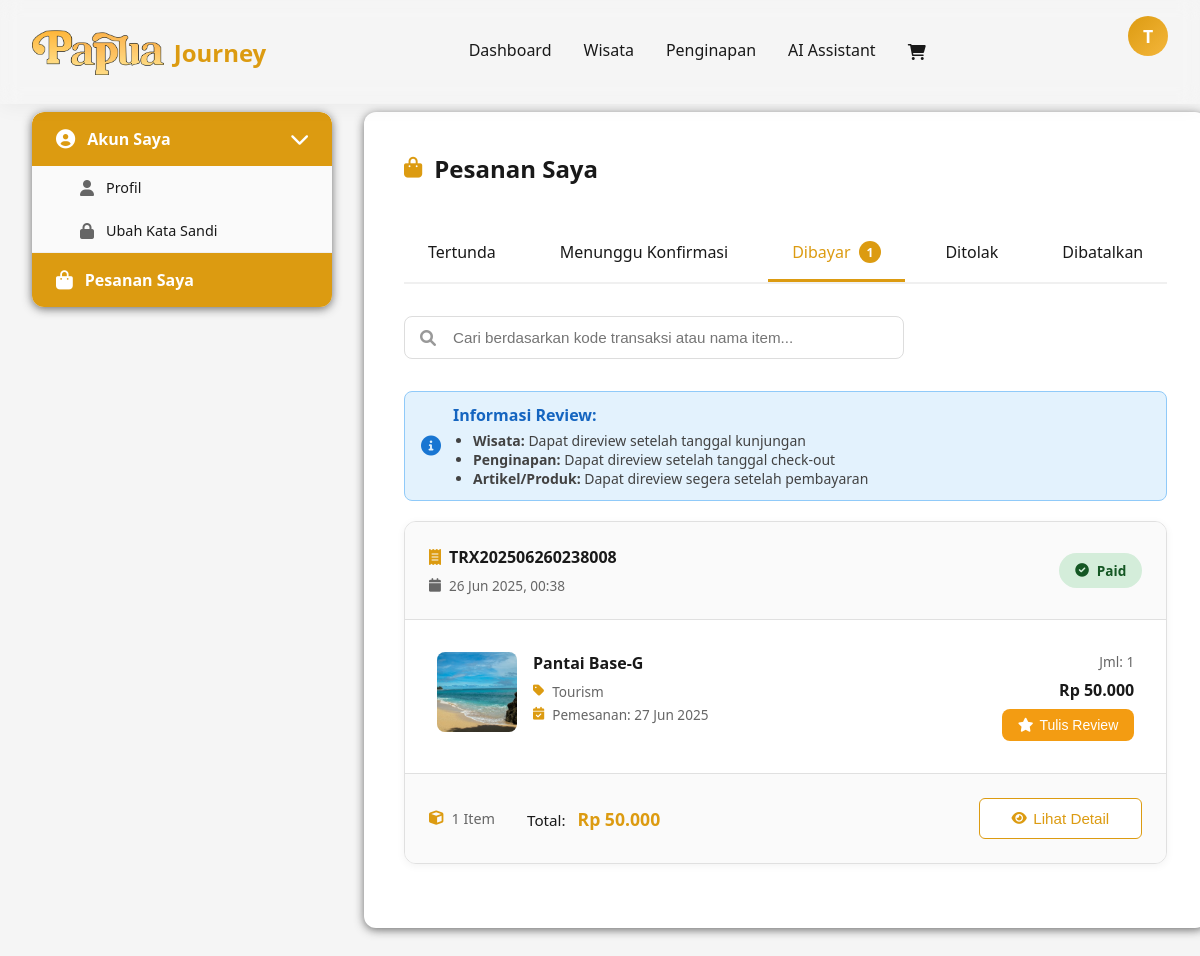
Before: /users/account/my_orders.php?tab=paid (signed in) with the older database file.
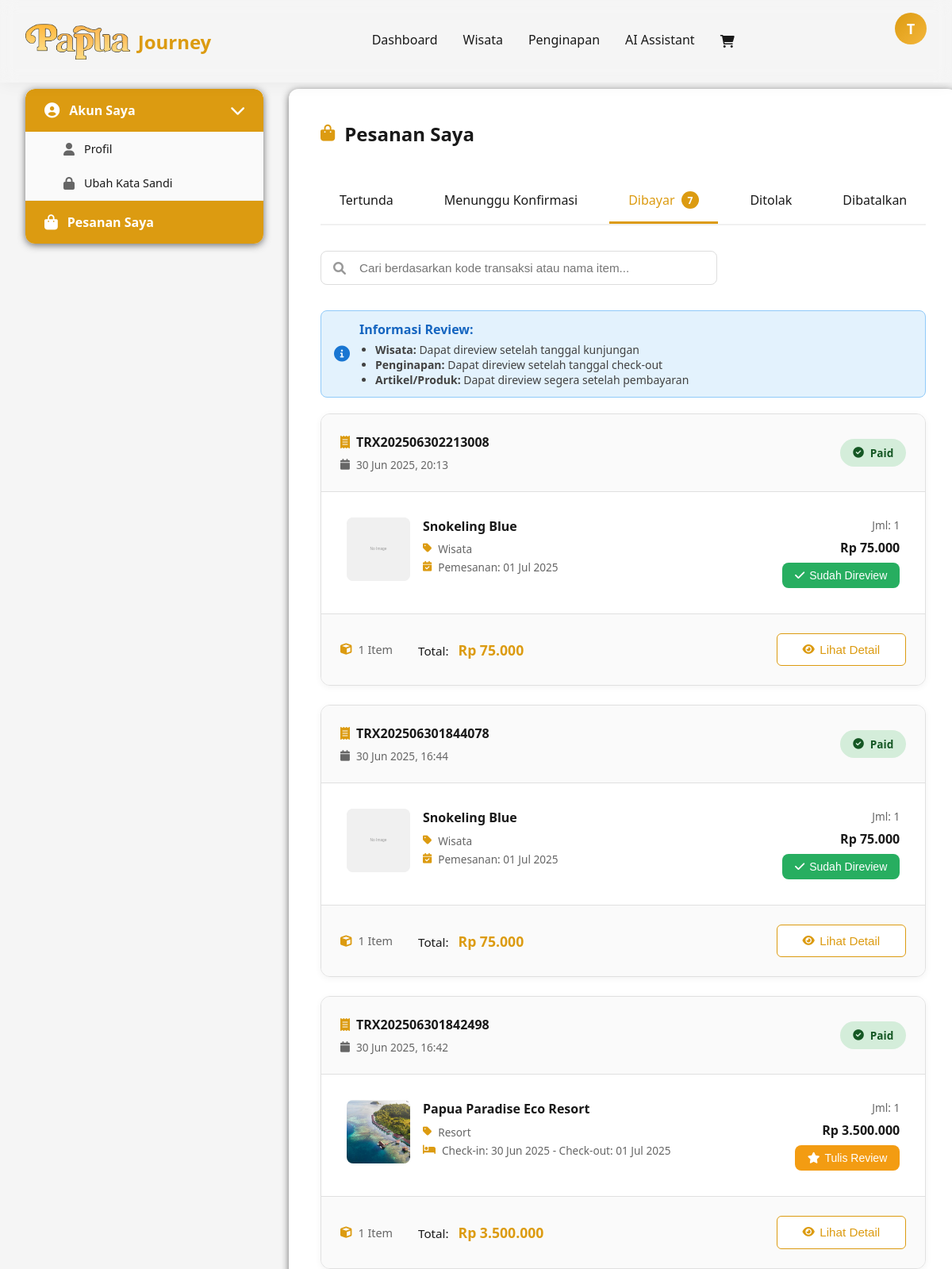
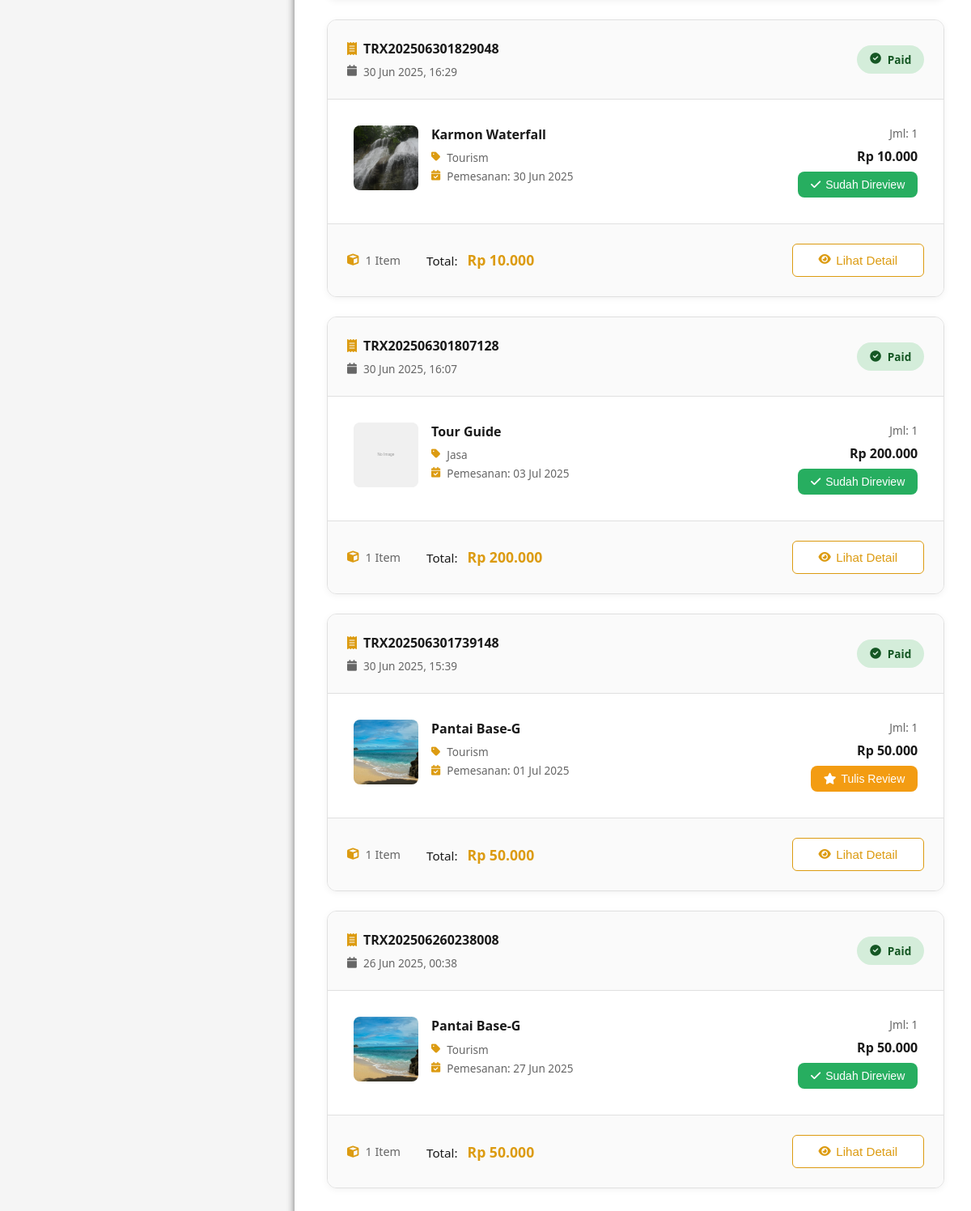
After: the same page with the newer database file (2 pictures, top to bottom).
### tables this page shows
CREATE TABLE `transaksi` (
  `id` int(11) NOT NULL,
  `user_id` int(11) NOT NULL,
  `transaction_code` varchar(20) NOT NULL,
  `total_amount` decimal(10,2) NOT NULL,
  `payment_status` enum('pending','awaiting_confirmation','paid','rejected','cancelled') DEFAULT 'pending',
  `payment_method` varchar(50) DEFAULT NULL,
  `payment_proof` varchar(255) DEFAULT NULL,
  `user_payment_date` datetime DEFAULT NULL,
  `payment_confirmed_at` datetime DEFAULT NULL,
  `payment_confirmed_by` int(11) DEFAULT NULL,
  `payment_date` datetime DEFAULT NULL,
  `created_at` timestamp NOT NULL DEFAULT current_timestamp(),
  `updated_at` timestamp NOT NULL DEFAULT current_timestamp() ON UPDATE current_timestamp()
);

CREATE TABLE `transaksi_items` (
  `id` int(11) NOT NULL,
  `transaksi_id` int(11) NOT NULL,
  `item_type` enum('wisata','penginapan','artikel') NOT NULL,
  `item_id` int(11) NOT NULL,
  `item_name` varchar(255) NOT NULL,
  `quantity` int(11) NOT NULL,
  `price_per_unit` decimal(10,2) NOT NULL,
  `subtotal` decimal(10,2) NOT NULL,
  `booking_date` date DEFAULT NULL,
  `checkin_date` date DEFAULT NULL,
  `checkout_date` date DEFAULT NULL,
  `notes` text DEFAULT NULL
);

### users/account/my_orders.php (the view, shortened to what the rows shown need)
<?php
$user_id = $_SESSION['user_id'];
$active_tab = isset($_GET['tab']) ? $_GET['tab'] : 'pending';
function formatPrice($price) {
    return 'Rp ' . number_format($price, 0, ',', '.');
}
function formatDate($date) {
    return date('d M Y, H:i', strtotime($date));
}
function getStatusBadge($status) {
    $badges = [
        'pending' => ['color' => 'warning', 'icon' => 'clock', 'text' => 'Pending'],
        'awaiting_confirmation' => ['color' => 'info', 'icon' => 'hourglass-half', 'text' => 'Awaiting Confirmation'],
        'paid' => ['color' => 'success', 'icon' => 'check-circle', 'text' => 'Paid'],
        'rejected' => ['color' => 'danger', 'icon' => 'times-circle', 'text' => 'Rejected'],
        'cancelled' => ['color' => 'secondary', 'icon' => 'ban', 'text' => 'Cancelled']
    ];
    $badge = $badges[$status] ?? $badges['pending'];
    return sprintf(
        '<span class="status-badge badge-%s"><i class="fas fa-%s"></i> %s</span>',
        $badge['color'],
        $badge['icon'],
        $badge['text']
    );
}
$db = getDbConnection();
$orders_stmt = $db->prepare("
    SELECT
        t.id,
        t.transaction_code,
        t.total_amount,
        t.payment_status,
        t.payment_method,
        t.created_at,
        t.payment_proof,
        t.user_payment_date,
        t.payment_confirmed_at
    FROM transaksi t
    WHERE t.user_id = ? AND t.payment_status = ?
    ORDER BY t.created_at DESC
");
$orders_stmt->bind_param("is", $user_id, $active_tab);
$orders_stmt->execute();
$orders_result = $orders_stmt->get_result();
$orders = [];
while ($order = $orders_result->fetch_assoc()) {
    $items_stmt = $db->prepare("
        SELECT
            ti.*,
            COALESCE(
                ti.item_name,
                CASE
                    WHEN ti.item_type = 'wisata' THEN w.judul
                    WHEN ti.item_type = 'penginapan' THEN p.judul
                    WHEN ti.item_type = 'artikel' THEN a.judul
                END
            ) as item_title,
            CASE
                WHEN ti.item_type = 'wisata' THEN w.photo
                WHEN ti.item_type = 'penginapan' THEN p.photo
                WHEN ti.item_type = 'artikel' THEN a.gambar
            END as item_image,
            CASE
                WHEN ti.item_type = 'wisata' THEN 'Tourism'
                WHEN ti.item_type = 'penginapan' THEN p.tipe
                WHEN ti.item_type = 'artikel' THEN a.kategori
            END as item_category,
            r.id as review_id,
            r.rating as review_rating
        FROM transaksi_items ti
        LEFT JOIN wisata w ON ti.item_type = 'wisata' AND ti.item_id = w.id
        LEFT JOIN penginapan p ON ti.item_type = 'penginapan' AND ti.item_id = p.id
        LEFT JOIN artikel a ON ti.item_type = 'artikel' AND ti.item_id = a.id
        LEFT JOIN reviews r ON r.transaksi_id = ti.transaksi_id
            AND r.item_type = ti.item_type
            AND r.item_id = ti.item_id
            AND r.user_id = ?
        WHERE ti.transaksi_id = ?
    ");
    $items_stmt->bind_param("ii", $user_id, $order['id']);
    $items_stmt->execute();
    $items_result = $items_stmt->get_result();
    $order['items'] = [];
    while ($item = $items_result->fetch_assoc()) {
        $order['items'][] = $item;
    }
    $orders[] = $order;
}
?>
<!DOCTYPE html>
<html lang="id">
<head>
    <link rel="stylesheet" href="my_orders.css">
    <link rel="stylesheet" href="../../assets/css/reviews.css">
    <link href="https://cdnjs.cloudflare.com/ajax/libs/font-awesome/6.0.0/css/all.min.css" rel="stylesheet">
</head>
<body>
    <?php include '../components/navbar.php'; ?>
    <div class="container">
        <div class="account-wrapper">
            <div class="content-area">
                <h2 class="section-title">
                    <i class="fas fa-shopping-bag"></i> Pesanan Saya
                </h2>
                <div class="orders-container" id="ordersContainer">
                    <?php if (empty($orders)): ?>
                        <div class="empty-state">
                            <i class="fas fa-shopping-basket"></i>
                            <h3>Tidak ada pesanan</h3>
                            <p>Anda tidak memiliki pesanan dengan status <?php echo str_replace('_', ' ', $active_tab); ?>.</p>
                            <a href="../wisata/userwisata.php" class="btn btn-primary">
                                <i class="fas fa-shopping-cart"></i><span>Mulai Belanja</span>
                            </a>
                        </div>
                    <?php else: ?>
                        <?php foreach ($orders as $order): ?>
                            <div class="order-card" data-search="<?php echo strtolower($order['transaction_code']); ?>">
                                <div class="order-header">
                                    <div class="order-info">
                                        <div class="transaction-code">
                                            <i class="fas fa-receipt"></i>
                                            <strong><?php echo htmlspecialchars($order['transaction_code']); ?></strong>
                                        </div>
                                        <div class="order-date">
                                            <i class="fas fa-calendar"></i>
                                            <?php echo formatDate($order['created_at']); ?>
                                        </div>
                                    </div>
                                    <div class="order-status">
                                        <?php echo getStatusBadge($order['payment_status']); ?>
                                    </div>
                                </div>
                                <div class="order-items">
                                    <?php foreach ($order['items'] as $item): ?>
                                        <div class="order-item" data-search="<?php echo strtolower($item['item_title'] ?? ''); ?>">
                                            <div class="item-image">
                                                <?php
                                                $image_path = '';
                                                $default_image = '../../assets/images/placeholder.svg';
                                                if ($item['item_type'] == 'wisata' && $item['item_image']) {
                                                    $image_path = '../../uploads/' . $item['item_image'];
                                                } elseif ($item['item_type'] == 'penginapan' && $item['item_image']) {
                                                    $image_path = '../../uploads/' . $item['item_image'];
                                                } elseif ($item['item_type'] == 'artikel' && $item['item_image']) {
                                                    $image_path = '../../uploads/' . $item['item_image'];
                                                }
                                                if (!file_exists($image_path) || empty($image_path)) {
                                                    $image_path = $default_image;
                                                }
                                                ?>
                                                <img src="<?php echo htmlspecialchars($image_path); ?>"
                                                     alt="<?php echo htmlspecialchars($item['item_title'] ?? 'Product'); ?>"
                                                     onerror="this.src='../../assets/images/placeholder.svg'">
                                            </div>
                                            <div class="item-details">
                                                <h4><?php echo htmlspecialchars($item['item_title'] ?? 'Unknown Item'); ?></h4>
                                                <p class="item-category">
                                                    <i class="fas fa-tag"></i>
                                                    <?php echo ucfirst(htmlspecialchars($item['item_category'] ?? $item['item_type'])); ?>
                                                </p>
                                                <?php if ($item['booking_date'] && $item['booking_date'] != '0000-00-00'): ?>
                                                <p class="item-date">
                                                        <i class="fas fa-calendar-check"></i>
                                                        Pemesanan: <?php echo date('d M Y', strtotime($item['booking_date'])); ?>
                                                    </p>
                                                <?php endif; ?>
                                                <?php if ($item['checkin_date'] && $item['checkout_date']): ?>
                                                    <p class="item-date">
                                                        <i class="fas fa-bed"></i>
                                                        Check-in: <?php echo date('d M Y', strtotime($item['checkin_date'])); ?> -
                                                        Check-out: <?php echo date('d M Y', strtotime($item['checkout_date'])); ?>
                                                    </p>
                                                <?php endif; ?>
                                            </div>
                                            <div class="item-pricing">
                                                <p class="quantity">Jml: <?php echo $item['quantity']; ?></p>
                                                <p class="price"><?php echo formatPrice($item['subtotal']); ?></p>
                                                <?php
                                                if ($order['payment_status'] == 'paid') {
                                                    $can_review = false;
                                                    $current_date = date('Y-m-d');
                                                    if ($item['item_type'] == 'wisata' && $item['booking_date']) {
                                                        $can_review = $current_date >= $item['booking_date'];
                                                    } elseif ($item['item_type'] == 'penginapan' && $item['checkout_date']) {
                                                        $can_review = $current_date >= $item['checkout_date'];
                                                    } elseif ($item['item_type'] == 'artikel') {
                                                        $can_review = true;
                                                    }
                                                    if ($item['review_id']) {
                                                        echo '<button class="review-btn reviewed" disabled>';
                                                        echo '<i class="fas fa-check"></i> Sudah Direview';
                                                        echo '</button>';
                                                    } elseif ($can_review) {
                                                        $item_image = $image_path;
                                                        echo '<button class="review-btn" onclick="openReviewModal(';
                                                        echo $order['id'] . ', ';
                                                        echo "'" . $item['item_type'] . "', ";
                                                        echo $item['item_id'] . ', ';
                                                        echo "'" . htmlspecialchars($item['item_title'] ?? 'Unknown Item', ENT_QUOTES) . "', ";
                                                        echo "'" . htmlspecialchars($item_image, ENT_QUOTES) . "'";
                                                        echo ')">';
                                                        echo '<i class="fas fa-star"></i> Tulis Review';
                                                        echo '</button>';
                                                    }
                                                }
                                                ?>
                                            </div>
                                        </div>
                                    <?php endforeach; ?>
                                </div>
                                <div class="order-footer">
                                    <div class="order-summary">
                                        <span class="total-items">
                                            <i class="fas fa-cube"></i>
                                            <?php echo count($order['items']); ?> Item
                                        </span>
                                        <span class="total-amount">
                                            Total: <strong><?php echo formatPrice($order['total_amount']); ?></strong>
                                        </span>
                                    </div>
                                    <div class="order-actions">
                                        <button class="btn btn-outline" onclick="viewOrderDetails('<?php echo htmlspecialchars($order['transaction_code']); ?>')">
                                            <i class="fas fa-eye"></i><span>Lihat Detail</span>
                                        </button>
                                    </div>
                                </div>
                            </div>
                        <?php endforeach; ?>
                    <?php endif; ?>
                </div>
            </div>
        </div>
    </div>
</body>
</html>

Changed rows visible on the page:
added transaksi: transaction_code "TRX202506302213008", created_at "30 Jun 2025, 20:13", payment_status "Paid", count($order['items']) "1", total_amount "Rp 75.000"
added transaksi_items: item_title "Snokeling Blue", item_category "Wisata", booking_date "01 Jul 2025", quantity "1", subtotal "Rp 75.000", shows "Sudah Direview", shown under "TRX202506302213008"
added transaksi: transaction_code "TRX202506301844078", created_at "30 Jun 2025, 16:44", payment_status "Paid", count($order['items']) "1", total_amount "Rp 75.000"
added transaksi_items: item_title "Snokeling Blue", item_category "Wisata", booking_date "01 Jul 2025", quantity "1", subtotal "Rp 75.000", shows "Sudah Direview", shown under "TRX202506301844078"
added transaksi: transaction_code "TRX202506301842498", created_at "30 Jun 2025, 16:42", payment_status "Paid", count($order['items']) "1", total_amount "Rp 3.500.000"
added transaksi_items: shows a picture, item_title "Papua Paradise Eco Resort", item_category "Resort", checkin_date "30 Jun 2025", checkout_date "01 Jul 2025", quantity "1", subtotal "Rp 3.500.000", shown under "TRX202506301842498"
added transaksi: transaction_code "TRX202506301829048", created_at "30 Jun 2025, 16:29", payment_status "Paid", count($order['items']) "1", total_amount "Rp 10.000"
added transaksi_items: shows a picture, item_title "Karmon Waterfall", item_category "Tourism", booking_date "30 Jun 2025", quantity "1", subtotal "Rp 10.000", shows "Sudah Direview", shown under "TRX202506301829048"
added transaksi: transaction_code "TRX202506301807128", created_at "30 Jun 2025, 16:07", payment_status "Paid", count($order['items']) "1", total_amount "Rp 200.000"
added transaksi_items: item_title "Tour Guide", item_category "Jasa", booking_date "03 Jul 2025", quantity "1", subtotal "Rp 200.000", shows "Sudah Direview", shown under "TRX202506301807128"
added transaksi: transaction_code "TRX202506301739148", created_at "30 Jun 2025, 15:39", payment_status "Paid", count($order['items']) "1", total_amount "Rp 50.000"
added transaksi_items: item_title "Pantai Base-G", item_category "Tourism", booking_date "01 Jul 2025", quantity "1", subtotal "Rp 50.000", shown under "TRX202506301739148"
computed for transaksi_items "27 Jun 2025": text "Tulis Review" → "Sudah Direview"
Other visible differences:
$status_counts['paid']: "1" → "7"
